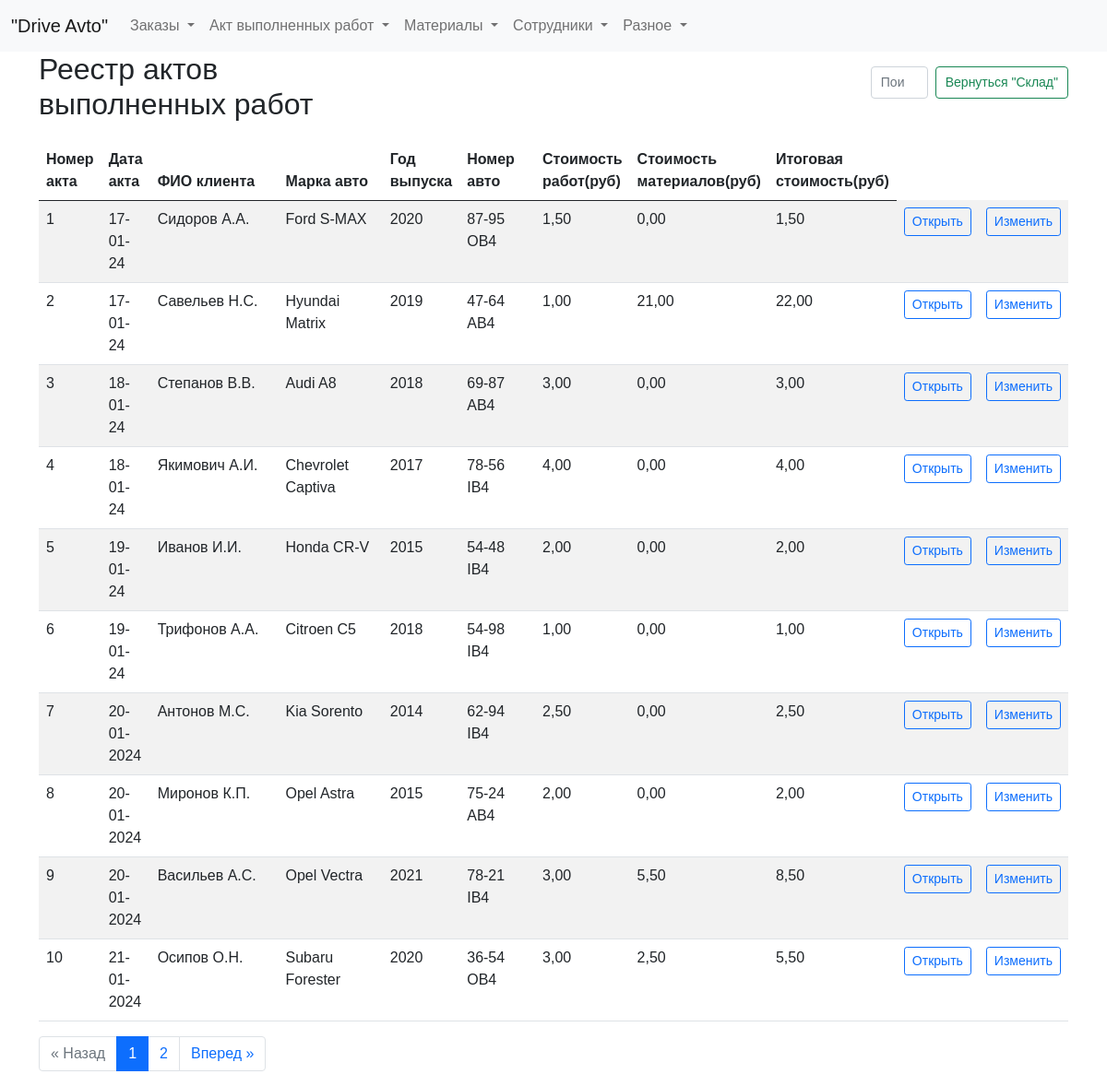
The page /list_act on the database its author committed.
### tables this page shows
CREATE TABLE log (
id integer PRIMARY KEY AUTOINCREMENT,
date_order text NOT NULL,
name_customer text NOT NULL,
brand_car text NOT NULL,
year_car text NOT NULL,
number_car text NOT NULL,
text_order text NOT NULL,
id_act integer
);

### fcompany.py (the view)
@app.route("/list_act")
def showList_act():
    page = request.args.get('page', 1, type=int)
    per_page = 10  # Количество элементов на странице
    list_act_query = dbase.getList_act()  # Получаем все элементы реестра
    total_items = len(list_act_query)  # Получаем общее количество элементов
    total_pages = ceil(total_items / per_page)  # Вычисляем общее количество страниц
    start_index = (page - 1) * per_page
    end_index = start_index + per_page
    list_act = list_act_query[start_index:end_index]  # Получаем элементы текущей страницы
    pagination = {
        'page': page,
        'per_page': per_page,
        'total_pages': total_pages,
        'total_items': total_items
    }
    return render_template("list_act.html", title="Реестр", list_act=list_act, pagination=pagination)

### fcompany.py (called while the page is built)
def connect_db():  # общая функция для установления соединения с БД
    conn = sqlite3.connect(app.config['DATABASE'])
    conn.row_factory = sqlite3.Row  # записи будут представлены не в виде кортежей, а в виде словаря (для исп в шаблонах)
    return conn

def get_db():
    if not hasattr(g, 'link_db'):
        g.link_db = connect_db()
    return g.link_db

@app.before_request
def before_request():
    global dbase
    db = get_db()
    dbase = FDataBase(db)

### templates/list_act.html (shortened to what this page needs)
{% extends 'base.html' %}
{% block content %}
<div class="header-container">
  <h2>Реестр актов выполненных работ</h2>
  <form class="d-flex search-form" role="search">
    <input class="form-control me-2 narrow-search" type="search" id="searchInput" placeholder="Поиск" aria-label="Search">
    <button class="btn btn-outline-success narrow-button" type="submit">Вернуться "Склад"</button>
  </form>
</div>
<div class="table-responsive">
<table id="myTable" class="table table-striped max-width: 100%">
  <thead>
    <tr>
      <th scope="col" style="width: 50px;">Номер акта</th>
      <th scope="col" style="width: 50px;">Дата акта</th>
      <th scope="col" style="width: 200px;">ФИО клиента</th>
      <th scope="col" style="width: 150px;">Марка авто</th>
      <th scope="col" style="width: 50px;">Год выпуска</th>
      <th scope="col" style="width: 100px;">Номер авто</th>
      <th scope="col" style="width: 50px;">Стоимость работ(руб)</th>
      <th scope="col" style="width: 50px;">Стоимость материалов(руб)</th>
      <th scope="col" style="width: 100px;">Итоговая стоимость(руб)</th>
    </tr>
  </thead>
  <tbody>
    {% for row in list_act %}
    <tr>
        <td>{{ row.id_act }}</td>
        <td>{{ row.date_act }}</td>
        <td>{{ row.name_customer }}</td>
        <td>{{ row.brand_car }}</td>
        <td>{{ row.year_car }}</td>
        <td>{{ row.number_car }}</td>
        <td>{{ ( '%.2f' % (row.total_work / 100) ) | replace('.', ',') }}</td>
        <td>{{ ( '%.2f' % (row.total_materials / 100) ) | replace('.', ',') }}</td>
        <td>{{ ( '%.2f' % (row.total_price / 100) ) | replace('.', ',') }}</td>
        <td>
            <a href="/final_act/{{ row.id_act }}" class="btn btn-outline-primary btn-sm">Открыть</a>
        </td>
        <td>
            <a href="/edit_final_act/{{ row.id_act }}" class="btn btn-outline-primary btn-sm">Изменить</a>
      </td>
    </tr>
    {% endfor %}
  </tbody>
</table>
</div>
{% if pagination.total_items > pagination.per_page %}
<nav aria-label="Page navigation">
  <ul class="pagination justify-content-center">
    {% if pagination.page > 1 %}
      <li class="page-item"><a class="page-link" href="{{ url_for('showList_act', page=pagination.page-1) }}">&laquo; Назад</a></li>
    {% else %}
      <li class="page-item disabled"><span class="page-link">&laquo; Назад</span></li>
    {% endif %}
    {% for page_num in range(1, pagination.total_pages+1) %}
      {% if page_num == pagination.page %}
        <li class="page-item active"><span class="page-link">{{ page_num }}</span></li>
      {% else %}
        <li class="page-item"><a class="page-link" href="{{ url_for('showList_act', page=page_num) }}">{{ page_num }}</a></li>
      {% endif %}
    {% endfor %}
    {% if pagination.page < pagination.total_pages %}
      <li class="page-item"><a class="page-link" href="{{ url_for('showList_act', page=pagination.page+1) }}">Вперед &raquo;</a></li>
    {% else %}
      <li class="page-item disabled"><span class="page-link">Вперед &raquo;</span></li>
    {% endif %}
  </ul>
</nav>
{% endif %}
{% endblock %}

### static/css/styles.css (style rules this page uses)
input.form-control { width: 100%; }
.narrow-button { max-width: 250px; white-space: nowrap; font-size: 16px; }
.narrow-search { max-width: 400px; }
.header-container { display: flex; justify-content: space-between; align-items: center; margin-bottom: 20px; }
.search-form { margin-left: 300px; }
h2 { margin: 0; margin-right: 300px; }
html, body { font-family: 'Arial'; margin: 0; padding: 0; height: 100%; width: 100%; }
a { color: #0059b2; text-decoration: none; }
.btn { margin-bottom: 10px; }
.narrow-search { height: 35px; font-size: 14px; padding: 5px 10px; }
.narrow-button { height: 35px; font-size: 14px; padding: 5px 10px; line-height: 1.5; }

### rows shown on the page
log: id_act "1", date_act "17-01-24", name_customer "Сидоров А.А.", brand_car "Ford S-MAX", year_car "2020", number_car "87-95 OB4", total_work "1,50", total_materials "0,00", total_price "1,50"
log: id_act "2", date_act "17-01-24", name_customer "Савельев Н.С.", brand_car "Hyundai Matrix", year_car "2019", number_car "47-64 АВ4", total_work "1,00", total_materials "21,00", total_price "22,00"
log: id_act "3", date_act "18-01-24", name_customer "Степанов В.В.", brand_car "Audi A8", year_car "2018", number_car "69-87 АВ4", total_work "3,00", total_materials "0,00", total_price "3,00"
log: id_act "4", date_act "18-01-24", name_customer "Якимович А.И.", brand_car "Chevrolet Captiva", year_car "2017", number_car "78-56 IB4", total_work "4,00", total_materials "0,00", total_price "4,00"
log: id_act "5", date_act "19-01-24", name_customer "Иванов И.И.", brand_car "Honda CR-V", year_car "2015", number_car "54-48 IB4", total_work "2,00", total_materials "0,00", total_price "2,00"
log: id_act "6", date_act "19-01-24", name_customer "Трифонов А.А.", brand_car "Citroen C5", year_car "2018", number_car "54-98 IB4", total_work "1,00", total_materials "0,00", total_price "1,00"
log: id_act "7", date_act "20-01-2024", name_customer "Антонов М.С.", brand_car "Kia Sorento", year_car "2014", number_car "62-94 IB4", total_work "2,50", total_materials "0,00", total_price "2,50"
log: id_act "8", date_act "20-01-2024", name_customer "Миронов К.П.", brand_car "Opel Astra", year_car "2015", number_car "75-24 АВ4", total_work "2,00", total_materials "0,00", total_price "2,00"
log: id_act "9", date_act "20-01-2024", name_customer "Васильев А.С.", brand_car "Opel Vectra", year_car "2021", number_car "78-21 IB4", total_work "3,00", total_materials "5,50", total_price "8,50"
log: id_act "10", date_act "21-01-2024", name_customer "Осипов О.Н.", brand_car "Subaru Forester", year_car "2020", number_car "36-54 OB4", total_work "3,00", total_materials "2,50", total_price "5,50"

### other values the page prints
{{ page_num }} "1"
{{ page_num }} "2"
